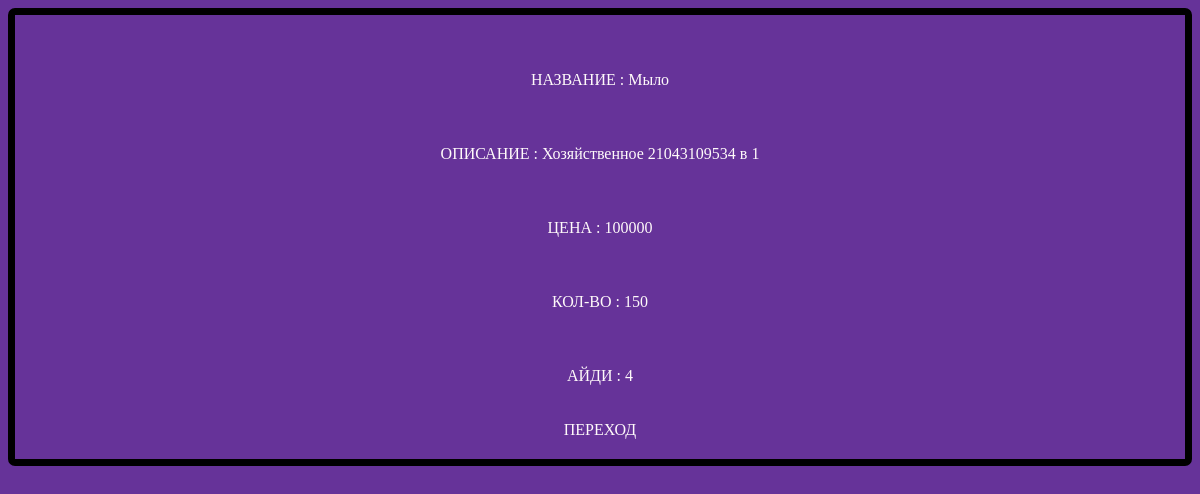
/app/items/4, run on the app's committed database.
### items/models.py (models this page shows, shortened)
class Item(mod.Model):
    name = mod.CharField(verbose_name="Name", max_length=70)
    slug = mod.CharField("Slug", max_length=90)
    description = mod.TextField("Description")
    price = mod.IntegerField('Price')
    count = mod.IntegerField('Count')
    category = mod.ForeignKey(Category, on_delete=mod.CASCADE)
    updated_at = mod.DateTimeField("Updated at", auto_now=True)
    class Meta:
        verbose_name = 'Товар'
        verbose_name_plural = 'Товары'
        ordering = ['id']

### items/views.py (the view)
# urls.py: path('items/<int:pk>', get_item, name='get_item'),
def get_item(request, pk):
    item = Item.objects.get(id=pk)
    context = {
        'item': item
    }
    return render(request, 'items/item_detail.html', context)

### templates/items/item_detail.html
{% extends 'base.html' %}
{% load static %}
{% block style %}
<link rel="stylesheet" href="{% static 'css/style.css' %}">
{% endblock style %}
{% block content %}
<div>
<p>НАЗВАНИЕ : {{ item.name }}</p>
<p>ОПИСАНИЕ : {{ item.description }}</p>
<p>ЦЕНА : {{ item.price }}</p>
<p>КОЛ-ВО : {{ item.count }}</p>
<p>АЙДИ : {{ item.id }}</p>
<a href="{% url 'index' %}">ПЕРЕХОД</a>
</div>
{% endblock content %}

### static/css/style.css (style rules this page uses)
body { background-color: rebeccapurple; }
div { color: snow; padding: 20px; border: 7px solid ; border-color: black; border-radius: 7px; text-align: center; }
a { text-align: center; color: snow; text-decoration:none }
p { color: snow; padding: 20px; border: 7px; border-color: black; border-radius: 7dvb; text-align: center; }

### data on the page
Item: name "Мыло", description "Хозяйственное 21043109534 в 1", price "100000", count "150", id "4"
